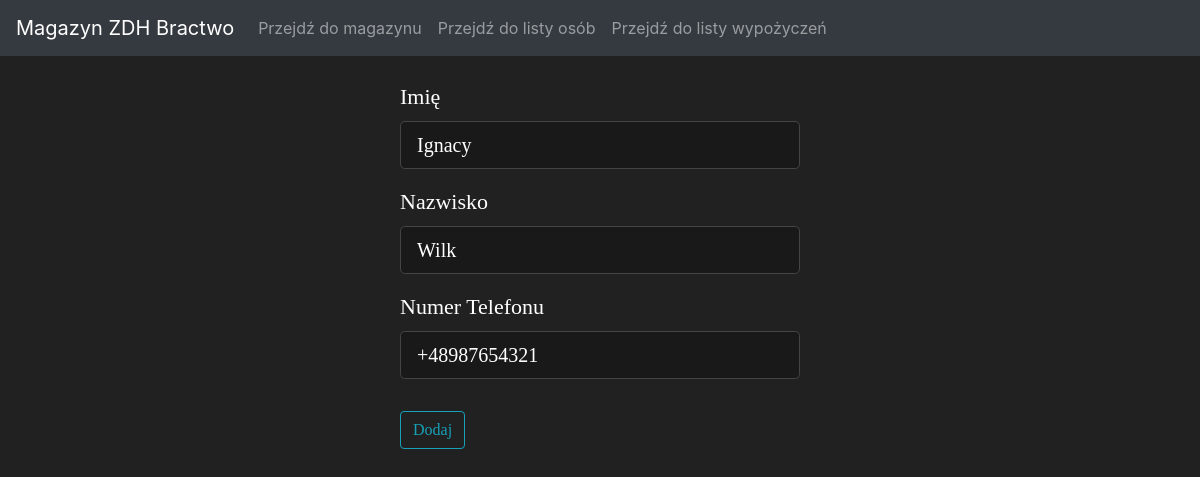
The page /persons/edit/2 on the database as committed earlier.
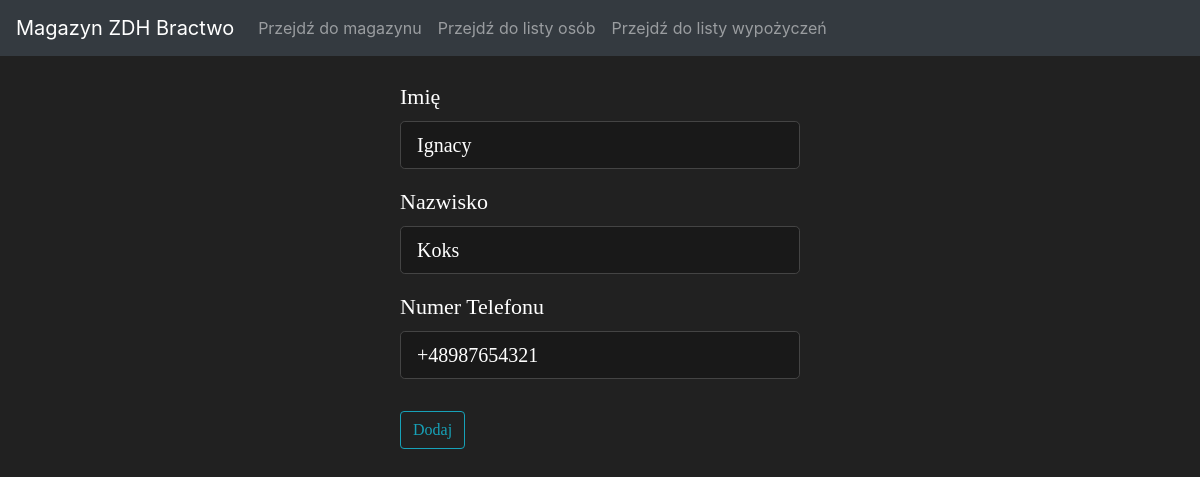
The same page on the database as committed later.
### app.py (models this page shows, shortened)
class Person(db.Model):
    id = db.Column(db.Integer(), primary_key = True)
    name = db.Column(db.String(length=30), nullable = False)
    surname = db.Column(db.String(length=30), nullable = False)
    phone = db.Column(db.String(length=12), nullable = False, unique = True)

### app.py (the view)
@app.route('/persons/edit/<int:id>', methods=['POST', 'GET'])
def person_page_edit(id):
    person_to_update = Person.query.get_or_404(id)
    form = AddNewPersonForm()
    if request.method == 'POST' and form.validate_on_submit():
        person_to_update.name = form.name.data
        person_to_update.surname = form.surname.data
        person_to_update.phone = form.phone.data
        try:
            db.session.commit()
            flash("Dane osoby zostały zaktualizowane", 'success')
            return redirect(url_for('persons_page'))
        except:
            flash("Nie udało się zaktualizować osoby", 'danger')
    else:
        form.name.data = person_to_update.name
        form.surname.data = person_to_update.surname
        form.phone.data = person_to_update.phone
    return render_template(
        'edit_person.html',
        add_person_form=form,
        person_to_update=person_to_update
    )

### app.py
class AddNewPersonForm(FlaskForm):
    name = StringField('Imię', validators=[DataRequired(), Length(min=2, max=30)])
    surname = StringField('Nazwisko', validators=[DataRequired(), Length(min=2, max=30)])
    phone = StringField('Numer Telefonu', validators=[DataRequired(), Length(min=12, max=12)], default="+48")
    submit = SubmitField('Dodaj')

### templates/edit_person.html (shortened to what this page needs)
{% extends "template_main.html" %}
{% block content %}
<br>
<div class="form-wrapper" style="font-size: 22px; font-family: Calibri;">
    <div class="content-section">
        <form method = "POST" action="">
            <fieldset class ="form-group">
                <div class ="form-group">
                    {{ add_person_form.name.label(class="form-control-label") }}
                    {{ add_person_form.name(class="form-control form-control-lg") }}
                </div>
                <div class ="form-group">
                    {{ add_person_form.surname.label(class="form-control-label") }}
                    {{ add_person_form.surname(class="form-control form-control-lg") }}
                </div>
                <div class ="form-group">
                    {{ add_person_form.phone.label(class="form-control-label") }}
                    {{ add_person_form.phone(class="form-control form-control-lg") }}
            </fieldset>
            <div class="form-group">
                {{ add_person_form.submit(class="btn btn-outline-info") }}
            </div>
        </form>
    </div>
</div>
{% endblock content %}

Rows that differ between the two databases and show on the page:
changed Person "Ignacy": surname "Wilk" → "Koks"
